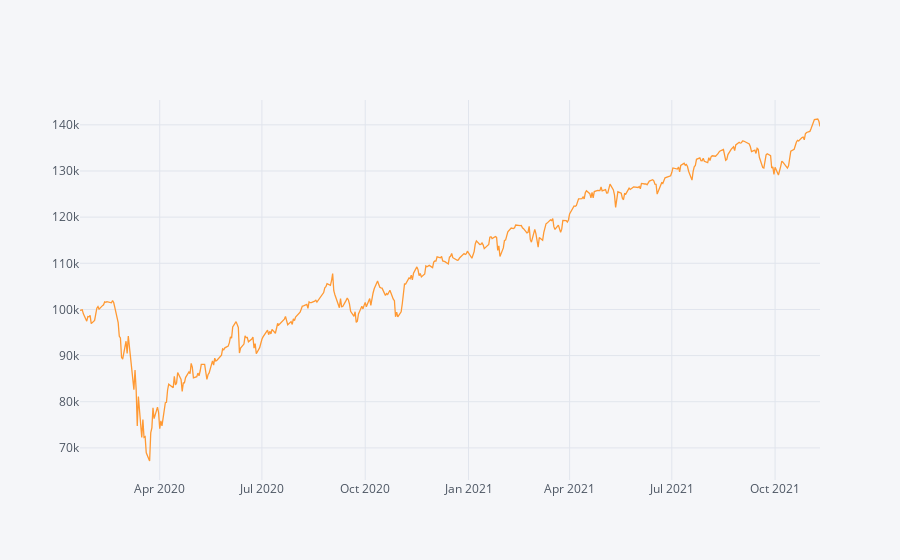

The notebook cell saved with this chart:
### Code cell
#Todo:
# Calculate the Absolute Return of a buy-and-hold strategy in the same period
absolute_return_bh = (r_df.Close.iloc[-1]-r_df.Open.iloc[0])/r_df.Open.iloc[0]
# Calculate the CAGR or a buy-and-hold trading strategy
CAGR_bh = ((r_df.Close.iloc[-1]/r_df.Open.iloc[0])**(252/len(df)))-1
#or
CAGR_bh = ((r_df.Close.iloc[-1]/r_df.Open.iloc[0])**(365/(df.index[-1] - df.index[0]).days))-1

# Calculate the IR (Sharpe without RF-rate) of a buy-and-hold trading strategy
information_ratio_bh = (r_df.Close.pct_change().mean()/r_df.Close.pct_change().std())*((252) **0.5)

#Plot the equity curve (hint: use 'close' returns and your initial capital value to generate an equity curve)
((r_df.Close.pct_change().dropna()+1).cumprod()*starting_capital).iplot()
#or
((r_df.Close.pct_change().dropna()+1).cumprod()*starting_capital).plot()

### Figure 1 — Plotly figure (JSON) as saved in the notebook; plotly's stock layout.template omitted (floating-point values rounded to 4 significant figures; data arrays with more than 128 entries replaced by an {"elided": "..."} marker saying what was removed)
{"data": [{"line": {"color": "rgba(255, 153, 51, 1.0)", "dash": "solid", "shape": "linear", "width": 1.3}, "mode": "lines", "name": "Close", "text": "", "type": "scatter", "x": {"elided": "458 str values"}, "y": {"elided": "458 float values"}}], "layout": {"autosize": true, "legend": {"bgcolor": "#F5F6F9", "font": {"color": "#4D5663"}}, "paper_bgcolor": "#F5F6F9", "plot_bgcolor": "#F5F6F9", "title": {"font": {"color": "#4D5663"}}, "xaxis": {"autorange": true, "gridcolor": "#E1E5ED", "range": ["2020-01-21", "2021-11-10"], "showgrid": true, "tickfont": {"color": "#4D5663"}, "title": {"font": {"color": "#4D5663"}, "text": ""}, "type": "date", "zerolinecolor": "#E1E5ED"}, "yaxis": {"autorange": true, "gridcolor": "#E1E5ED", "range": [63050.0, 145400.0], "showgrid": true, "tickfont": {"color": "#4D5663"}, "title": {"font": {"color": "#4D5663"}, "text": ""}, "type": "linear", "zerolinecolor": "#E1E5ED"}}}
